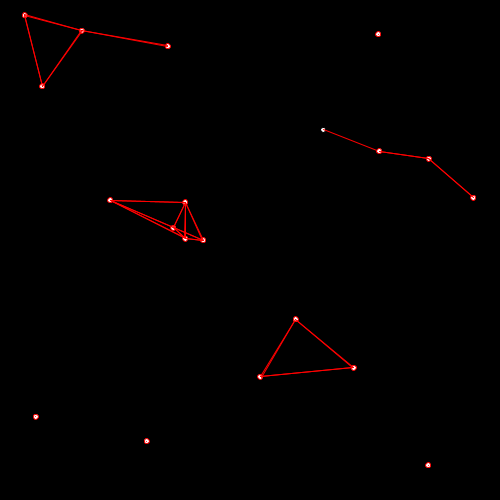
Frame 1 (no input)
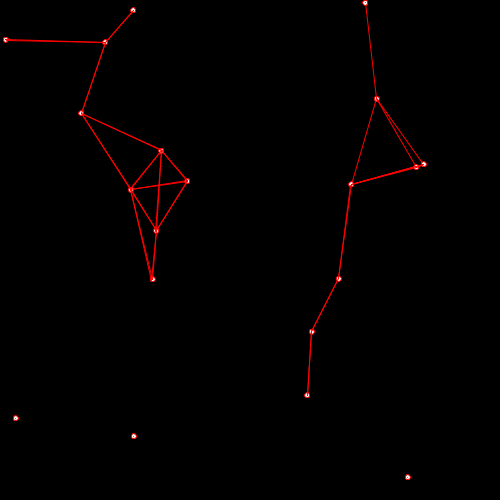
Frame 60 (the mouse pressed at the canvas centre just before this capture)
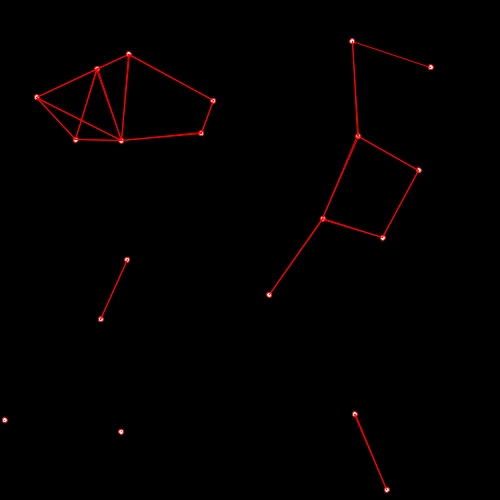
Frame 120 (the mouse held since frame 60 and released just before this capture)

The Processing sketch that drew these frames (run headless with seeded random() and noise(); from frame 60 on, the mouse is pressed at the canvas centre):

// Processing sketch: week03_4_near_line
// ── week03_4_near_line.pde
void setup(){
  size(500,500);
  for(int i=0;i<20;i++){
    x[i]=random(500);
    y[i]=random(500);
    dx[i]=random(-1,+1);//亂數
    dy[i]=random(-1,+1);//亂數
  }
}
float []x=new float[20];//float x=250,y=250;
float []y=new float[20];
float []dx=new float[20];//float dx=1,dy=1;
float []dy=new float[20];
void draw(){
  background(0);
  for(int i=0;i<20;i++){
    ellipse(x[i],y[i],5,5);
    for(int k=1;k<20;k++){
      stroke(255,0,0);
      if(dist(x[i],y[i],x[k],y[k])<100)
      line(x[i],y[i],x[k],y[k]);
    }
    x[i]+=dx[i];
    y[i]+=dy[i];
    if(x[i]<0||x[i]>500) dx[i]=-dx[i];
    if(y[i]<0||y[i]>500) dy[i]=-dy[i];
  }
}
